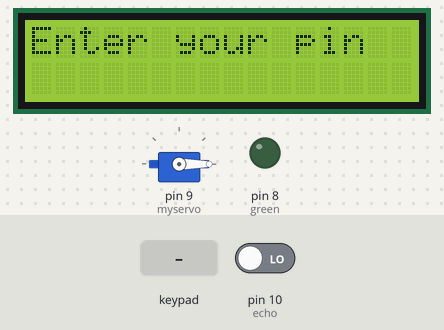
Bench run of a sketch on a simulated Arduino Uno, built with avr-gcc and run on an emulated ATmega328P. On the bench: servo, 16×2 character LCD, output pins drawn as LEDs (lit = HIGH). Inputs (shaded band) come from the test bench; at power-on: pin 10 (echo) LOW. Pins used as bus, display or sensor lines are not drawn.

Above: at 2.1 s.
2.2 s: key 'A' pressed
At 3.6 s:
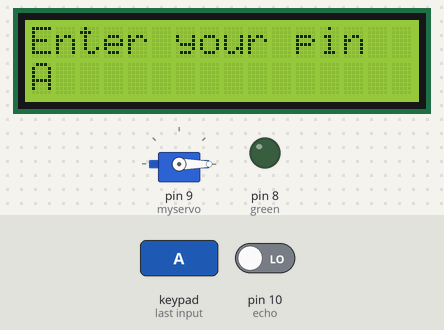
4.8 s: key 'B' pressed
At 7.9 s:
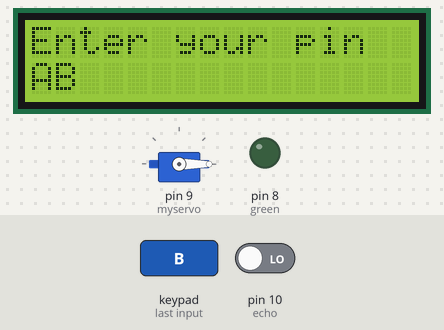
8.4 s: keypad keys 0 0 0 7 pressed 0.4 s apart
At 15.4 s:
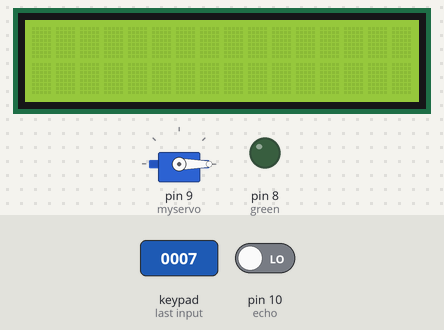
Timing chart, 0 to 16.9 s (numbered marks = the images above; inputs shaded):
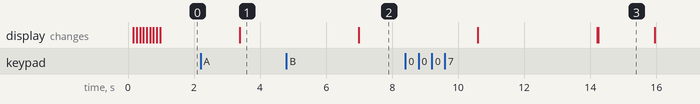

The sketch:

final_circuit1.ino
```cpp
// C++ code
//
#include <Keypad.h>
#include <LiquidCrystal.h>
#include <Servo.h>

#define Passcode_Length 5

Servo myservo;
LiquidCrystal lcd(A0, A1, A2, A3, A4, A5);

int pos = 0;

char Data[Passcode_Length];
char Master[Passcode_Length] = "0007";
byte data_count = 0, master_count = 0;

bool Pass_is_good;
bool bin = false;
char customKey;

const int trig = 11;
const int echo = 10;
int green = 8;
long duration,cm;

/*-----keypad--controls-----*/

const byte ROWS = 4;
const byte COLS = 4;
char keys[ROWS][COLS] = {
  {'1', '2', '3', 'A'},
  {'4', '5', '6', 'B'},
  {'7', '8', '9', 'C'},
  {'*', '0', '#', 'D'}
};


byte rowPins[ROWS] = {0, 1, 2, 3};
byte colPins[COLS] = {4, 5, 6, 7};

Keypad customKeypad( makeKeymap(keys), rowPins, colPins, ROWS, COLS);


/*----Passcode mechanism----*/
void setup()
{
  myservo.attach(9, 2000, 2400);
  ServoClose();
  lcd.begin(16, 2);
  lcd.print("Chipp Recycle");
  loading("Loading");
  lcd.clear();
  pinMode(trig, OUTPUT);
  pinMode(echo, INPUT);
  pinMode(green, OUTPUT);
  myservo.attach(9);
  myservo.write(0);
}


void loop()
{
  if (bin == true)
  {
    customKey = customKeypad.getKey();
    if (customKey == '#')
    {
      lcd.clear();
      ServoClose();
      lcd.print("Bin is closed");
      delay(1000);
      bin = false;
    }
  }
  else
    Open();
    working();


}

void loading (char msg[]) {
  lcd.setCursor(0, 1);
  lcd.print(msg);

  for (int i = 0; i < 9; i++) {
    delay(100);
    lcd.print(".");
  }
}

void clearData()
{
  while (data_count != 0)
  {
    Data[data_count--] = 0;
  }
  return;
}

void ServoClose()
{
  for (pos = 90; pos >= 0; pos -= 10) {
    myservo.write(pos);
  }
}

void ServoOpen()
{
  for (pos = 0; pos <= 90; pos += 10) {
    myservo.write(pos);
  }
}

void Open()
{
  lcd.setCursor(0, 0);
  lcd.print("Enter your pin");

  customKey = customKeypad.getKey();
  if (customKey)
  {
    Data[data_count] = customKey;
    lcd.setCursor(data_count, 1);
    lcd.print(Data[data_count]);
    data_count++;
  }

  if (data_count == Passcode_Length - 1)
  {
    if (!strcmp(Data, Master))
    {
      lcd.clear();
      ServoOpen();
      lcd.print("valid User!");
      bin = true;
      delay(3000);
      loading("Waiting");
      lcd.clear();
      lcd.print(" Time is up! ");
      delay(1000);
      ServoClose();
      lcd.clear();
      lcd.print("Thank You...");
      delay(10000000);
      bin = false;

    }
    else
    {
      lcd.clear();
      lcd.print("Not Registered!");
      delay(30);
      lcd.clear();
      lcd.print("Please Sign Up");
      lcd.clear();
      bin = false;
    }
    delay(500);
    lcd.clear();
    clearData();
  }
}

void working()
{
  //Serial.begin(9600);
  digitalWrite(trig, LOW);
  delay(100);
  digitalWrite(trig, HIGH);
  delay(100);
  digitalWrite(trig, LOW);

  duration = pulseIn(echo, HIGH);
  cm = 0.034*(duration/2);
  //Serial.println(distance);
  if (cm <= 300 && cm>15)
  {

   myservo.write(180);
   digitalWrite(green,HIGH);
   delay(1000);
  }
  else
  {
   digitalWrite(green,LOW);
   myservo.write(0);
  }


}
```

Measured:
- after the input at 2.2 s, the display: changes after 1.2 s (image 1)
- after the input at 4.8 s, the display: changes after 2.2 s (image 2)
- after the input at 8.4 s, the display: first changes after 2.2 s (image 3 shows a later state)
